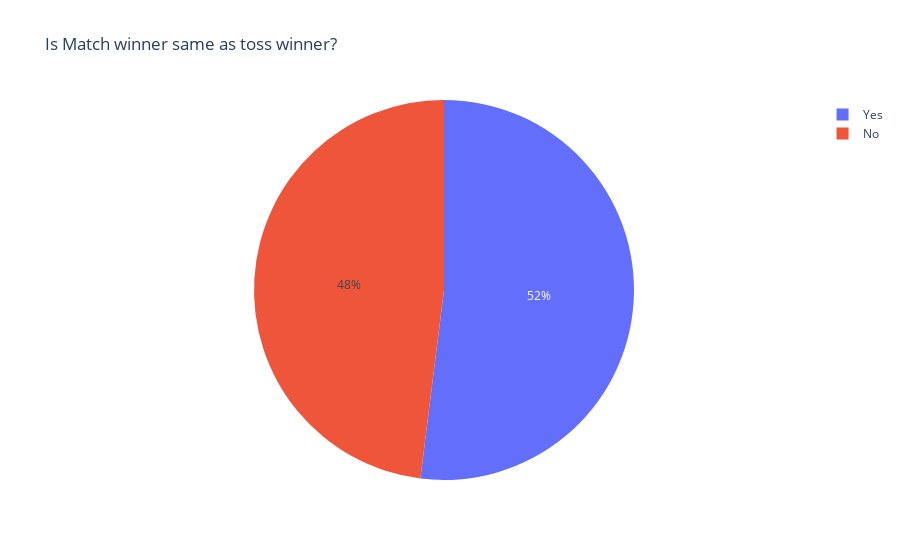

The notebook cell this image was saved under:
### Code cell
not_same = ipl[ipl['toss_winner'] != ipl['winner']]
same = ipl[ipl['toss_winner'] == ipl['winner']]
print("Percentage of matches where toss winner is not same as winner: ",round(not_same.shape[0]/ipl.shape[0],2) *100)
print("Percentage of matches where toss winner is same as winner: ", round(same.shape[0]/ipl.shape[0],2) * 100)
toss_winner = pd.DataFrame({'result':['Yes','No'],'per':[same.shape[0], not_same.shape[0]] })
fig = px.pie(toss_winner, values='per', names='result', color='result', title='Is Match winner same as toss winner?')
# fig.update_traces(textposition='inside', textinfo='percent+label')
fig.show()

### Figure 1 — Plotly figure (JSON) as saved in the notebook; plotly's stock layout.template omitted (floating-point values rounded to 4 significant figures)
{"data": [{"customdata": [["Yes"], ["No"]], "domain": {"x": [0, 1], "y": [0, 1]}, "hovertemplate": "result=%{customdata[0]}<br>per=%{value}<extra></extra>", "labels": ["Yes", "No"], "legendgroup": "", "marker": {"colors": ["#636efa", "#EF553B"]}, "name": "", "showlegend": true, "type": "pie", "values": [393, 363]}], "layout": {"legend": {"tracegroupgap": 0}, "title": {"text": "Is Match winner same as toss winner?"}}}
